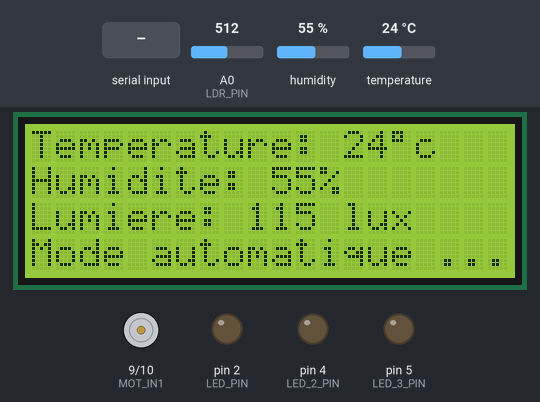
The sketch below on a simulated Arduino Uno, built with avr-gcc and run on an emulated ATmega328P. On the bench: 20×4 character LCD, motor-driver pin pairs drawn as motors (green arrow = first pin HIGH = forward, orange = second pin HIGH = backward, longer = more drive, scaled by the enable pin), output pins drawn as LEDs (lit = HIGH). The test bench sets the inputs (shaded band); at power-on: A0 (LDR_PIN) = 512, humidity 55 %, temperature 24 °C.

Above: at 1.2 s.
1.3 s: "open\n" received over Serial
At 3.1 s:
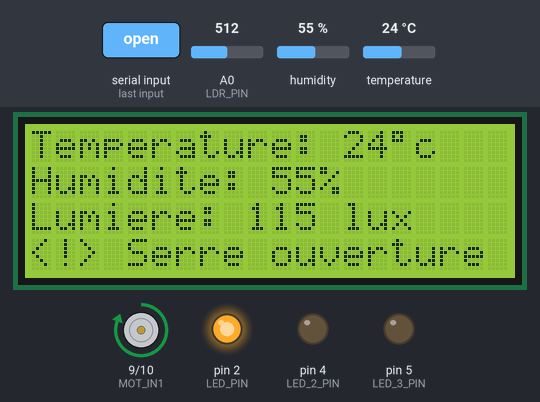
3.6 s: "water\n" received over Serial
At 7.6 s:
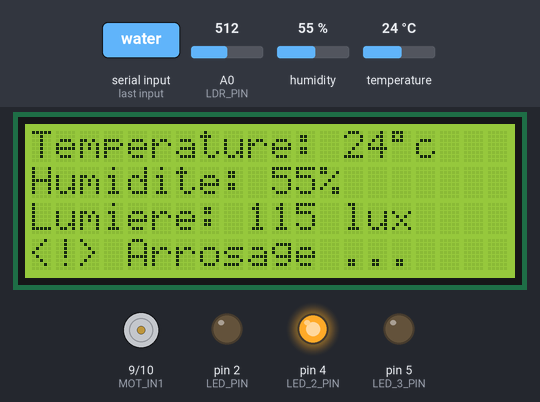
7.9 s: A0 (LDR_PIN) set to 900
At 11.1 s:
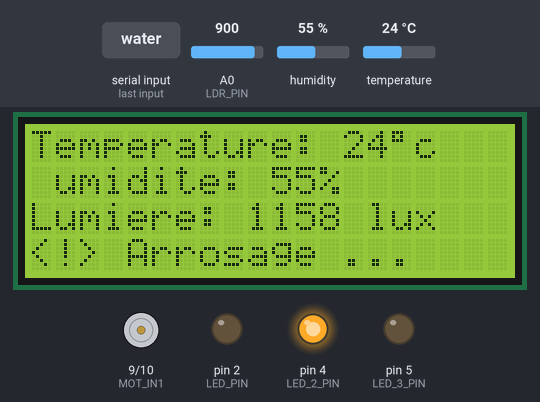
18.7 s: A0 (LDR_PIN) set to 1010
At 21.2 s:
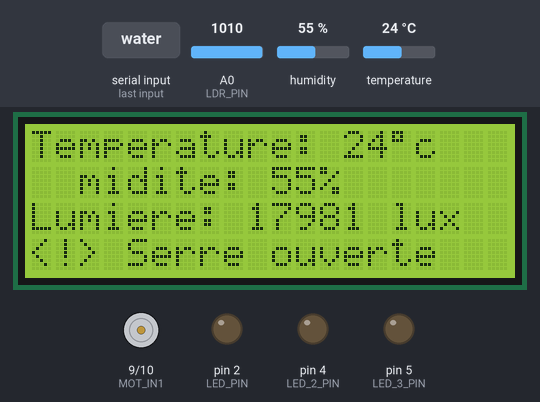
29.5 s: "open\n" received over Serial
At 31.2 s:
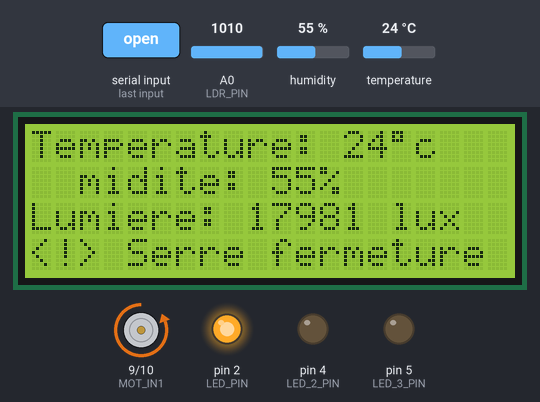
32.1 s: "lamp\n" received over Serial
At 35.6 s:
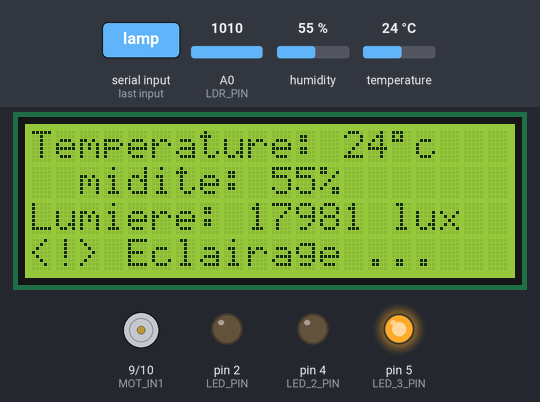
Timing chart, 0 to 37.1 s (numbered marks = the images above; inputs shaded):
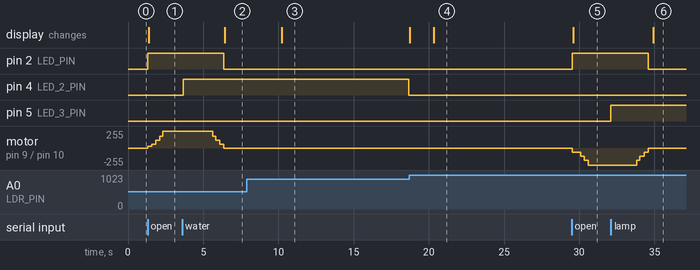

Measured:
- after the input at 1.3 s, pin 2 (LED_PIN): LOW → HIGH at once; motor on pin 9 (MOT_IN1) / pin 10 (MOT_IN2): moves from stopped to forward 255/255 over 1.0 s, starting at once; the display: changes after 0.08 s (image 1)
- after the input at 3.6 s, pin 4 (LED_2_PIN): LOW → HIGH after 0.06 s; the display: changes after 2.8 s (image 2)
- after the input at 7.9 s, the display: changes after 2.3 s (image 3)
- after the input at 18.7 s, the display: first differs from a run without the input after 1.6 s (image 4)
- after the input at 29.5 s, pin 2 (LED_PIN): LOW → HIGH at once; motor on pin 9 (MOT_IN1) / pin 10 (MOT_IN2): stopped → backward 60/255 at once, → backward 120/255 0.55 s later, → backward 180/255 0.23 s later, → backward 255/255 0.28 s later; the display: changes after 0.11 s (image 5)
- after the input at 32.1 s, pin 5 (LED_3_PIN): LOW → HIGH at once; the display: changes after 2.8 s (image 6)

The sketch:

arduino.ino
```cpp
#include<dht.h>
#include <Wire.h>
#include <LiquidCrystal_I2C.h>

#define DHT11_PIN 3
#define LDR_PIN A0
#define LED_PIN 2
#define LED_2_PIN 4
#define LED_3_PIN 5
#define MOT_IN1 9
#define MOT_IN2 10
#define MOT_EN 11

const String DEFAULT_STATE = "Mode automatique ...";
const String OPEN_STATE = "<!> Serre ouverture";
const String OPENED_STATE = "<!> Serre ouverte";
const String CLOSE_STATE = "<!> Serre fermeture";
const String WATER_STATE = "<!> Arrosage ...";
const String LAMP_STATE = "<!> Eclairage ...";

LiquidCrystal_I2C lcd(0x27, 2, 1, 0, 4, 5, 6, 7, 3, POSITIVE);
dht DHT;
String command, id, state, lastState;
int temp, hum, lux;
boolean isMotor = false, isWater = false, isLamp = false, isOpen = false;
unsigned long checkTime, motTime, waterTime;

void setup() {
  Serial.begin(115200);
  pinMode(LDR_PIN, INPUT);
  pinMode(LED_PIN, OUTPUT);
  pinMode(LED_2_PIN, OUTPUT);
  pinMode(LED_3_PIN, OUTPUT);
  pinMode(MOT_EN, OUTPUT);
  pinMode(MOT_IN1, OUTPUT);
  pinMode(MOT_IN2, OUTPUT);

  digitalWrite(MOT_EN, LOW);
  digitalWrite(MOT_IN1, LOW);
  digitalWrite(MOT_IN2, LOW);

  lcd.begin(20, 4);
  lcd.backlight();

  temp = 0;
  hum = 0;
  lux = 0;
  state = DEFAULT_STATE;
  lastState = state;
  execRefresh();
}

void loop() {
  checkCommand();
  checkRefresh();
  checkMot();
  showInfo();
}

void checkCommand() {
  if (Serial.available() > 0) {
    String incomming = Serial.readStringUntil('\n');
    command = getValue(incomming, ':', 0);
    id = getValue(incomming, ':', 1);
    execCommand(command, id);
  }
}

void execCommand(String a, String b) {
  if (a == "temp") {
    Serial.println(b + ":" + temp);
  } else if (a == "hum") {
    Serial.println(b + ":" + hum);
  } else if (a == "lux") {
    Serial.println(b + ":" + lux);
  } else if (a == "all") {
    Serial.println(b + ":" + temp + "@" + hum + "@" + lux);
  } else if (a == "open") {
    isOpen ? closeHouse() : openHouse();
  } else if (a == "water") {
    startWater();
  } else if (a == "lamp") {
    isLamp ? stopLamp() : startLamp();
  } else if (a == "status") {
    Serial.println(b + ":" + isOpen + "@" + isWater + "@" + isLamp);
  }
}

void checkRefresh() {
  if ((millis() - checkTime) > 5000) {
    execRefresh();
  }
}

void execRefresh() {
  checkTime = millis();
  DHT.read11(DHT11_PIN);
  temp = getTemp();
  hum = getHum();
  lux = getLux();
}

void showInfo() {
  state = getState();
  if (lastState != state) {
    lastState = state;
    lcd.clear();
  }
  lcd.setCursor(0, 0);
  lcd.print("Temperature: ");
  lcd.print(temp);
  lcd.print((char)223);
  lcd.print("c");
  lcd.setCursor(0, 1);
  lcd.print("Humidite: ");
  lcd.print(hum);
  lcd.print("%");
  lcd.setCursor(0, 2);
  lcd.print("Lumiere: ");
  lcd.print(lux);
  lcd.print(" lux    ");
  lcd.setCursor(0, 3);
  lcd.print(state);
}

void openHouse() {
  if (isMotor) return;
  digitalWrite(LED_PIN, !isMotor);
  directMotor(30);

  isOpen = true;
  isMotor = true;
  motTime = millis();
}

void closeHouse() {
  if (isMotor) return;
  digitalWrite(LED_PIN, !isMotor);
  indirectMotor(30);

  isOpen = false;
  isMotor = true;
  motTime = millis();
}

void startWater() {
  if (isWater) return;
  digitalWrite(LED_2_PIN, !isWater);

  isWater = true;
  waterTime = millis();
}

void stopWater() {
  if (!isWater) return;
  digitalWrite(LED_2_PIN, !isWater);

  isWater = false;
}

void startLamp() {
  if (isLamp) return;
  digitalWrite(LED_3_PIN, !isLamp);
  isLamp = true;
}

void stopLamp() {
  if (!isLamp) return;
  digitalWrite(LED_3_PIN, !isLamp);
  isLamp = false;
}

void checkMot() {
  if (isMotor && (millis() - motTime) > 250) isOpen ? directMotor(60) : indirectMotor(60);
  if (isMotor && (millis() - motTime) > 500) isOpen ? directMotor(120) : indirectMotor(120);
  if (isMotor && (millis() - motTime) > 750) isOpen ? directMotor(180) : indirectMotor(180);
  if (isMotor && (millis() - motTime) > 1000) isOpen ? directMotor(255) : indirectMotor(255);
  if (isMotor && (millis() - motTime) > 4250) isOpen ? directMotor(180) : indirectMotor(180);
  if (isMotor && (millis() - motTime) > 4500) isOpen ? directMotor(120) : indirectMotor(120);
  if (isMotor && (millis() - motTime) > 4750) isOpen ? directMotor(60) : indirectMotor(60);

  if (isMotor && (millis() - motTime) > 5000) {
    digitalWrite(LED_PIN, !isMotor);
    stopMotor();
    isMotor = false;
  }

  if(isWater && (millis() - waterTime) > 15000) stopWater();
}

String getState(){
  if (isMotor && isOpen) return OPEN_STATE;
  if (isMotor && !isOpen) return CLOSE_STATE;
  if (isWater) return WATER_STATE;
  if (isOpen && !isMotor) return OPENED_STATE;
  if (isLamp) return LAMP_STATE;
  return DEFAULT_STATE;
}

void directMotor(int pwm) {
  analogWrite(MOT_EN, pwm);
  digitalWrite(MOT_IN1, HIGH);
  digitalWrite(MOT_IN2, LOW);
}

void indirectMotor(int pwm) {
  analogWrite(MOT_EN, pwm);
  digitalWrite(MOT_IN1, LOW);
  digitalWrite(MOT_IN2, HIGH);
}

void stopMotor() {
  digitalWrite(MOT_EN, LOW);
  digitalWrite(MOT_IN1, LOW);
  digitalWrite(MOT_IN2, LOW);
}

int getTemp() {
  return DHT.temperature;
}

int getHum() {
  return DHT.humidity;
}

int getLux() {
  int vout1 = analogRead(A0);
  float vout = vout1 / 204.6;
  float R = (11000 - vout * 2200) / vout;
  float lux = (pow( R, (1 / -0.8616))) / (pow( 10, (5.118 / -0.8616)));
  return lux;
}

String getValue(String data, char separator, int index) {
  int found = 0;
  int strIndex[] = {0, -1};
  int maxIndex = data.length() - 1;

  for (int i = 0; i <= maxIndex && found <= index; i++) {
    if (data.charAt(i) == separator || i == maxIndex) {
      found++;
      strIndex[0] = strIndex[1] + 1;
      strIndex[1] = (i == maxIndex) ? i + 1 : i;
    }
  }

  return found > index ? data.substring(strIndex[0], strIndex[1]) : "";
}
```
